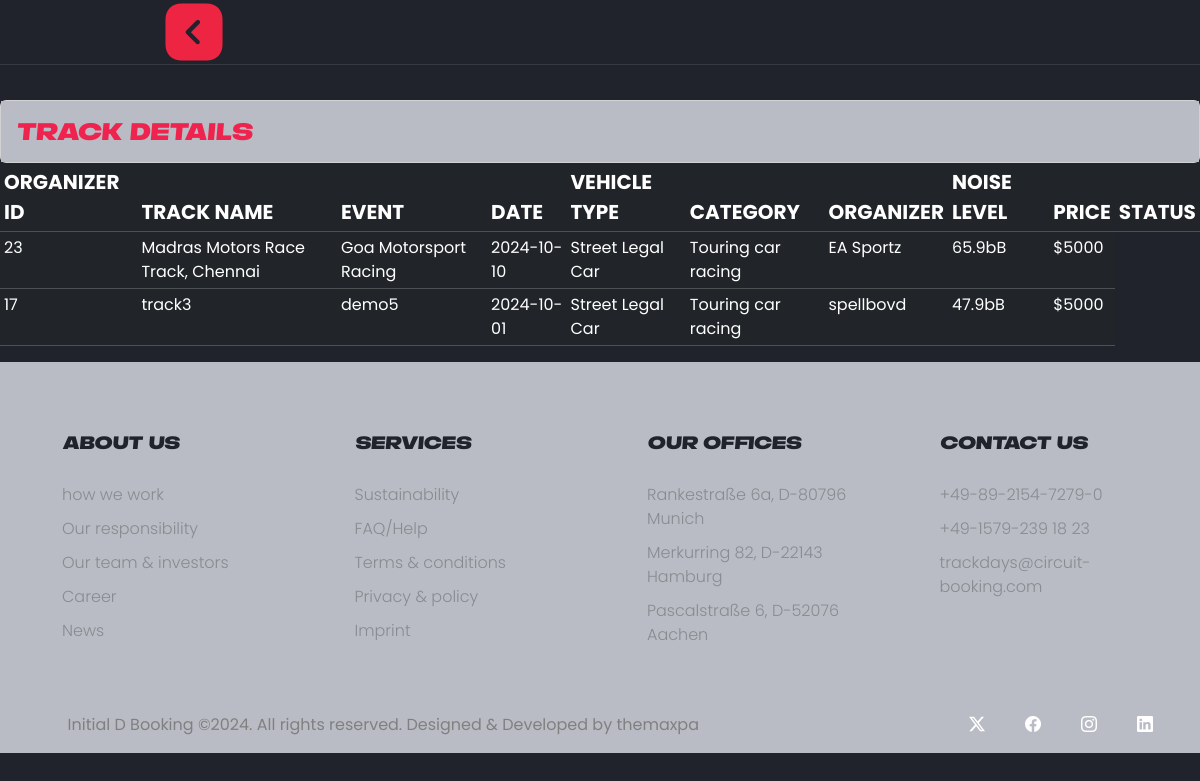
The page /Admin/ViewTracks.php on the database its author committed.
### tables this page shows
CREATE TABLE IF NOT EXISTS `tracks` (
  `track_id` int NOT NULL AUTO_INCREMENT,
  `vendor_id` int NOT NULL,
  `image` varchar(400) NOT NULL,
  `track_name` varchar(100) NOT NULL,
  `event` varchar(100) NOT NULL,
  `date` varchar(100) NOT NULL,
  `vehicle_type` varchar(100) NOT NULL,
  `category` varchar(100) NOT NULL,
  `organizer` varchar(100) NOT NULL,
  `noise_level` varchar(100) NOT NULL,
  `price` varchar(100) NOT NULL,
  `location` longtext NOT NULL,
  `track_length` varchar(10) NOT NULL,
  `track_width` varchar(10) NOT NULL,
  `total_area` varchar(10) NOT NULL,
  `vehicle_capacity` varchar(10) NOT NULL,
  `lap_timing` varchar(10) NOT NULL,
  `speed_sustainability` varchar(10) NOT NULL,
  `max_grade` varchar(10) NOT NULL,
  `total_race` varchar(10) NOT NULL,
  `total_turn` varchar(10) NOT NULL,
  `bprint` varchar(400) NOT NULL,
  PRIMARY KEY (`track_id`)
);

CREATE TABLE IF NOT EXISTS `user_login` (
  `login_id` int NOT NULL AUTO_INCREMENT,
  `username` varchar(100) NOT NULL,
  `password` varchar(100) NOT NULL,
  `status` varchar(100) NOT NULL,
  `type` varchar(100) NOT NULL,
  `vendor_id` int NOT NULL,
  `reg_id` int NOT NULL,
  PRIMARY KEY (`login_id`)
);

### Admin/ViewTracks.php (the view, shortened to what this page needs)
<?php
include '../connection/dbconnection.php';
?>
<!DOCTYPE html>
<html lang="en">
<head>
    <link rel="stylesheet" href="https://cdnjs.cloudflare.com/ajax/libs/font-awesome/6.5.2/css/all.min.css" />
    <link href="./assets/vendor/bootstrap/css/bootstrap.min.css" rel="stylesheet">
    <link href="./assets/vendor/bootstrap-icons/bootstrap-icons.css" rel="stylesheet">
    <link href="./assets/vendor/boxicons/css/boxicons.min.css" rel="stylesheet">
    <link href="./assets/vendor/glightbox/css/glightbox.min.css" rel="stylesheet">
    <link href="./assets/vendor/remixicon/remixicon.css" rel="stylesheet">
    <link href="./assets/vendor/swiper/swiper-bundle.min.css" rel="stylesheet">
    <link href="./assets/css/style.css" type="text/css" rel="stylesheet">
</head>
<body>
    <header id="header" class="fixed-top ">
        <div class="container-fluid">
            <div class="row justify-content-center">
                <div class="col-xl-9 d-flex align-items-center justify-content-lg-between">
                <a class="icon" href="./AdminIndex.php"> <img src="../assets/img/icons/back-button64px.png"></a>
                </div>
            </div>
        </div>
    </header>
<div class="col-12" style="margin-top: 100px;">
    <div class="card">
        <div class="card-body" style="background-color: #babcc5;">
            <h4 class="h1-txt" style="color: #ee244e;">Track Details</h4>
        </div>
    </div>
</div>
<div class="TrackDetails">
    <div class="table-responsive-sm">
        <table class="table table-dark table-hover table-sm">
            <thead>
                <tr>
                    <th class="trackD-th">Organizer ID</th>
                    <th class="trackD-th">Track Name</th>
                    <th class="trackD-th">Event</th>
                    <th class="trackD-th">Date</th>
                    <th class="trackD-th">Vehicle Type</th>
                    <th class="trackD-th">Category</th>
                    <th class="trackD-th">Organizer</th>
                    <th class="trackD-th">Noise Level</th>
                    <th class="trackD-th">Price</th>
                    <th class="trackD-th">Status</th>
                </tr>
            </thead>
            <?php
            $qry = "SELECT tracks.*,user_login.* FROM `tracks`,`user_login` where `user_login`.vendor_id=`tracks`.vendor_id";
            $data = mysqli_query($con, $qry);
            if ($data->num_rows > 0) {
                while ($row = $data->fetch_assoc()) {
                    $uid = $row['vendor_id'];
                    echo "<tr>";
                    echo "<td>" . $row["vendor_id"] . "</td>";
               ?>
                 <a href="../TrackBooking.php" ><?php echo "<td>" . $row["track_name"] . "</td>"; ?></a>
             <?php
                    echo "<td>" . $row["event"] . "</td>";
                    echo "<td>" . $row["date"] . "</td>";
                    echo "<td>" . $row["vehicle_type"] . "</td>";
                    echo "<td>" . $row["category"] . "</td>";
                    echo "<td>" . $row["organizer"] . "</td>";
                    echo "<td>" . $row["noise_level"] . "</td>";
                    echo "<td>" . $row["price"] . "</td>";
                    if ($row["status"] == "Pending") {
                        echo "<td> <a class='btn btn-outline-danger' href='./ManageTracks.php?id={$uid}&status=rejected'> Approved</a> </td>";
                    } else if ($row["status"] == "Approved")
                        echo "</tr>";
                }
            } else {
                echo "<tr><td colspan='7'> No Data Available</td> </tr>";
            }
            ?>
        </table>
    </div>
</div>
<?php
include './AdminFooter.php';
?>

### Admin/assets/css/style.css (style rules this page uses)
* { margin: 0; padding: 0; box-sizing: border-box; scroll-behavior: smooth; }
body { background: #20232b; position: relative; overflow-x: hidden; max-width: auto; }
a { color: #fff; text-decoration: none; }
.h1-txt { color: #fff; font-family: myFont !important; margin: 0px; }
h1, h2, h3, h4, h5, h6 { font-family: myFont !important; }
#header { transition: all 0.5s; z-index: 997; border-bottom: 1px solid rgba(255, 255, 255, 0.1); }
* { margin: 0; padding: 0; box-sizing: border-box; }
body { line-height: 1.5; font-family: "Poppins", sans-serif; }
h4 { margin: 0px 0px 0px 33px; padding: 0px 0px 0px 0px; }
.row { display: flex; flex-wrap: wrap; }

### Admin/ViewTracks.php (style rules this page uses)
.trackD-th { font-size: 20px; text-transform: uppercase; }

### rows shown on the page
tracks: user_login.vendor_id "23", track_name "Madras Motors Race Track, Chennai", event "Goa Motorsport Racing", date "2024-10-10", vehicle_type "Street Legal Car", category "Touring car racing", organizer "EA Sportz", noise_level "65.9bB", price "$5000"
tracks: user_login.vendor_id "17", track_name "track3", event "demo5", date "2024-10-01", vehicle_type "Street Legal Car", category "Touring car racing", organizer "spellbovd", noise_level "47.9bB", price "$5000"
